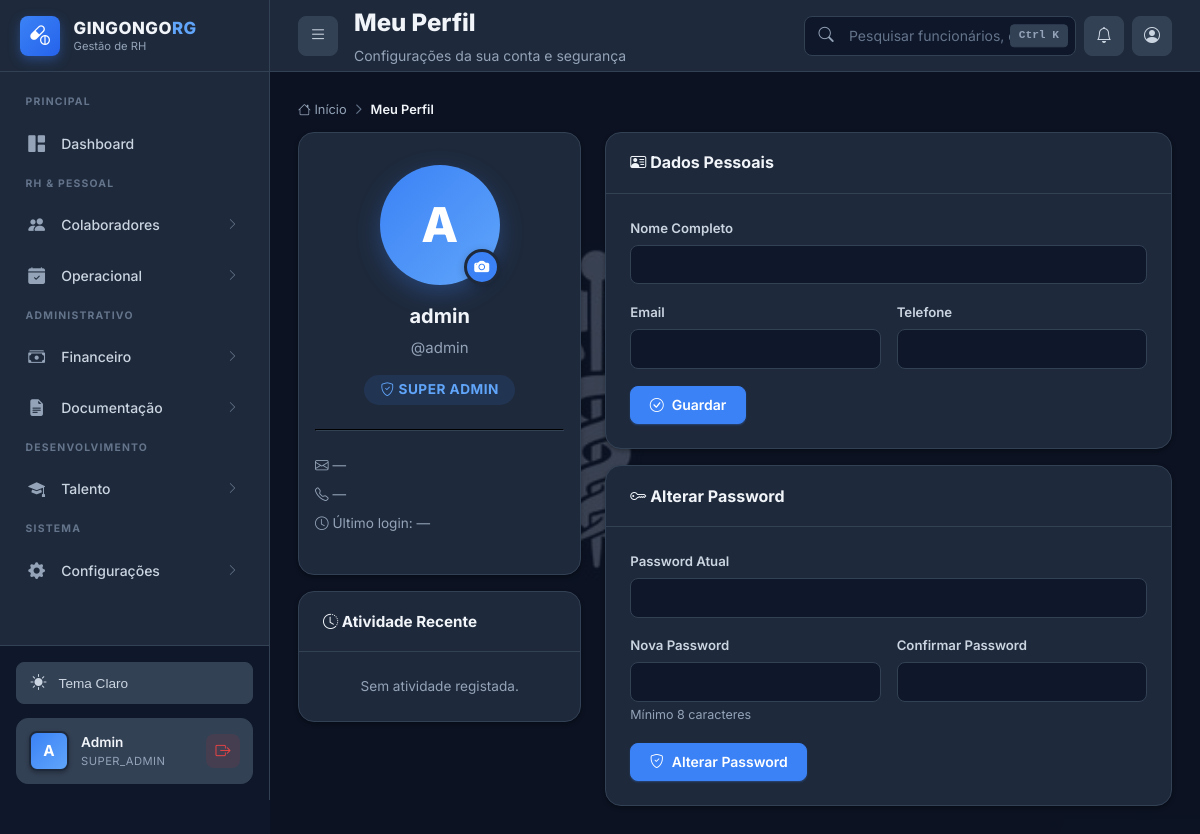
The page /perfil.php (signed in) on the database as committed earlier.
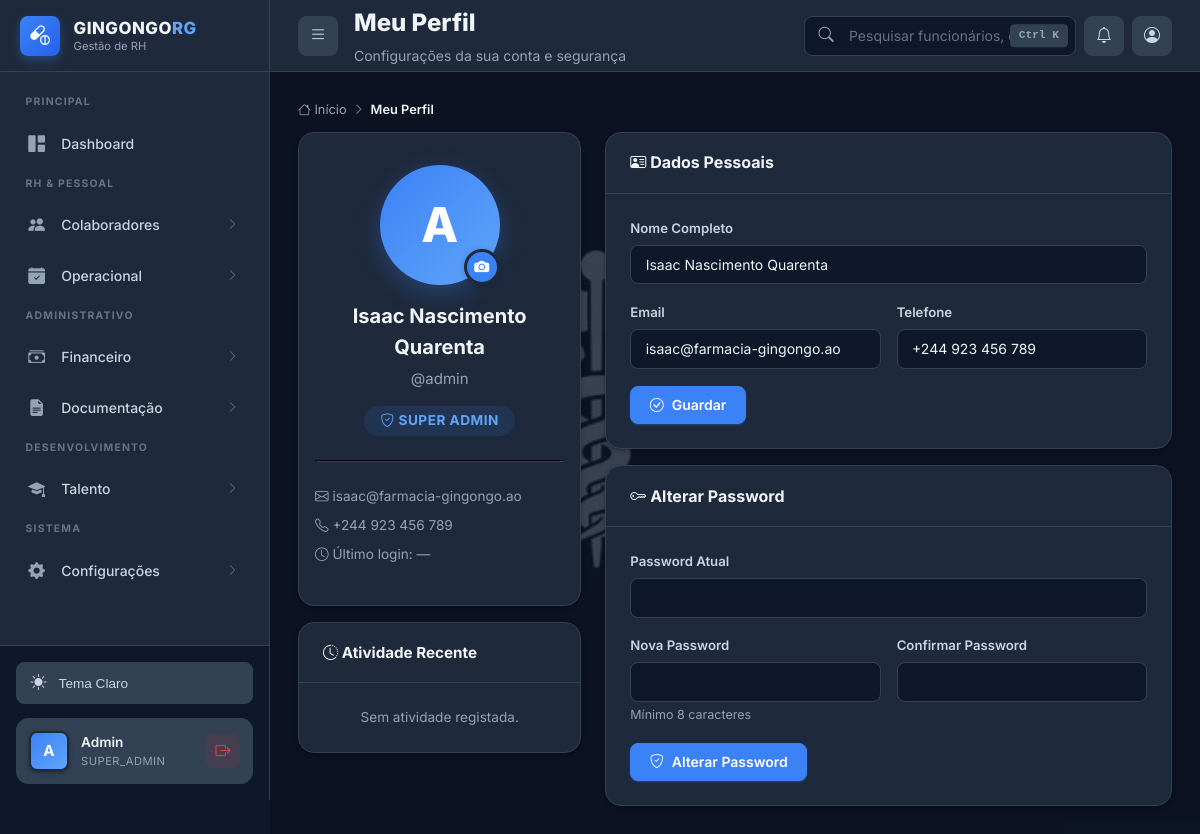
The same page on the database as committed later.
### tables this page shows
CREATE TABLE IF NOT EXISTS usuarios (
    id INT AUTO_INCREMENT PRIMARY KEY,
    username VARCHAR(50) NOT NULL UNIQUE,
    password_hash VARCHAR(255) NOT NULL,
    nome VARCHAR(200) NULL,
    email VARCHAR(100) NULL,
    foto VARCHAR(500) NULL,
    tipo_acesso ENUM('super_admin', 'admin', 'gestor_rh', 'funcionario_rh', 'lider_farmaceutico', 'funcionario') NOT NULL DEFAULT 'funcionario',
    ativo BOOLEAN DEFAULT TRUE,
    ultimo_login TIMESTAMP NULL,
    created_at TIMESTAMP DEFAULT CURRENT_TIMESTAMP,
    updated_at TIMESTAMP DEFAULT CURRENT_TIMESTAMP ON UPDATE CURRENT_TIMESTAMP,
    INDEX idx_username (username),
    INDEX idx_tipo_acesso (tipo_acesso),
    INDEX idx_ativo (ativo)
);

CREATE TABLE IF NOT EXISTS funcionarios (
    id INT AUTO_INCREMENT PRIMARY KEY,
    nome_completo VARCHAR(200) NOT NULL,
    bi VARCHAR(30) NOT NULL UNIQUE,
    data_nascimento DATE NOT NULL,
    sexo ENUM('M', 'F', 'Outro') NOT NULL,
    telefone VARCHAR(20),
    email VARCHAR(100),
    endereco TEXT,

     
    departamento_id INT NOT NULL,
    cargo_id INT NOT NULL,
    data_admissao DATE NOT NULL,
    data_demissao DATE NULL,
    tipo_contrato ENUM('Tempo_Indeterminado', 'Tempo_Determinado', 'Estagio', 'Temporario') DEFAULT 'Tempo_Indeterminado',
    status ENUM('ativo', 'ferias', 'afastado', 'demitido') DEFAULT 'ativo',

     
    salario_atual DECIMAL(10, 2) NOT NULL,
    banco VARCHAR(100),
    agencia VARCHAR(20),
    conta VARCHAR(30),
    iban VARCHAR(50) NULL,
    nif_angolano VARCHAR(20) NULL,
    foto VARCHAR(500) NULL,
    
     
    usuario_id INT NULL,
    
     
    created_at TIMESTAMP DEFAULT CURRENT_TIMESTAMP,
    updated_at TIMESTAMP DEFAULT CURRENT_TIMESTAMP ON UPDATE CURRENT_TIMESTAMP,
    
     
    FOREIGN KEY (departamento_id) REFERENCES departamentos(id) ON DELETE RESTRICT,
    FOREIGN KEY (cargo_id) REFERENCES cargos(id) ON DELETE RESTRICT,
    FOREIGN KEY (usuario_id) REFERENCES usuarios(id) ON DELETE SET NULL,
    
     
    INDEX idx_bi (bi),
    INDEX idx_nome (nome_completo),
    INDEX idx_status (status),
    INDEX idx_departamento (departamento_id),
    INDEX idx_cargo (cargo_id),
    INDEX idx_data_admissao (data_admissao)
);

### public/perfil.php (the view, shortened to what the changed rows need)
<?php
$auth = new Auth();
$auth->requireAuth();
$user_id = $auth->getUserId();
$db = Database::getInstance()->getConnection();
$user_data = $db->prepare("SELECT u.*, f.id as func_id, f.nome_completo, f.email as func_email, f.telefone, f.bi, f.data_nascimento, f.sexo, COALESCE(f.foto, u.foto) as foto
    FROM usuarios u LEFT JOIN funcionarios f ON u.id = f.usuario_id
    WHERE u.id = :id");
$user_data->execute([':id' => $user_id]);
$ud = $user_data->fetch();
$fotoUrl = !empty($ud['foto']) && file_exists(__DIR__ . '/' . $ud['foto'])
    ? $ud['foto'] . '?v=' . filemtime(__DIR__ . '/' . $ud['foto'])
    : null;
?>
<!DOCTYPE html>
<html lang="pt-AO">
<head>
    <link rel="stylesheet" href="https://cdn.jsdelivr.net/npm/bootstrap-icons@1.11.3/font/bootstrap-icons.min.css">
    <link rel="stylesheet" href="css/style-2026.css">
</head>
<body class="dashboard-body">
    <div class="app-wrapper">
        <?php include 'includes/sidebar.php'; ?>
        <div class="main-area" id="mainArea">
            <?php include 'includes/topbar.php'; ?>
            <div class="content-body">
                <div style="display: grid; grid-template-columns: 1fr 2fr; gap: 1.5rem;">
                    <div>
                        <div class="card">
                            <div class="card-body" style="text-align: center; padding: 2rem 1rem;">
                                <div class="profile-photo-wrap" style="position: relative; width: 120px; height: 120px; margin: 0 auto 1rem;">
                                    <?php if ($fotoUrl): ?>
                                        <img src="<?php echo htmlspecialchars($fotoUrl); ?>" alt="Foto de perfil" class="profile-photo" style="width: 120px; height: 120px; border-radius: 50%; object-fit: cover; border: 3px solid var(--primary-light); box-shadow: 0 8px 24px rgba(59,130,246,0.3);">
                                    <?php else: ?>
                                        <div style="width: 120px; height: 120px; border-radius: 50%; background: linear-gradient(135deg, var(--primary), var(--primary-light)); color: white; display: flex; align-items: center; justify-content: center; font-size: 3rem; font-weight: 800; box-shadow: 0 8px 24px rgba(59,130,246,0.3);">
                                            <?php echo strtoupper(substr($ud['username'] ?? 'U', 0, 1)); ?>
                                        </div>
                                    <?php endif; ?>
                                    <label for="foto-input" class="profile-photo-edit" title="Alterar foto" style="position: absolute; bottom: 0; right: 0; width: 36px; height: 36px; border-radius: 50%; background: var(--primary); color: white; display: flex; align-items: center; justify-content: center; cursor: pointer; border: 3px solid var(--bg-card); box-shadow: 0 2px 8px rgba(0,0,0,0.2); transition: var(--transition);">
                                        <i class="bi bi-camera-fill"></i>
                                    </label>
                                </div>
                                <h3 style="font-size: 1.25rem; font-weight: 700; margin: 0 0 0.25rem 0;"><?php echo htmlspecialchars($ud['nome_completo'] ?? $ud['username']); ?></h3>
                                <p style="color: var(--text-muted); margin: 0 0 1rem 0;">@<?php echo htmlspecialchars($ud['username']); ?></p>
                                <span class="badge badge-primary" style="font-size: 0.85rem; padding: 0.5rem 1rem;">
                                    <i class="bi bi-shield-check"></i> <?php echo htmlspecialchars(ucfirst(str_replace('_', ' ', $ud['tipo_acesso']))); ?>
                                </span>
                                <hr style="border-color: var(--border-color); margin: 1.5rem 0;">
                                <div style="text-align: left;">
                                    <p style="font-size: 0.85rem; color: var(--text-muted); margin: 0.5rem 0;">
                                        <i class="bi bi-envelope"></i> <?php echo htmlspecialchars($ud['func_email'] ?? '—'); ?>
                                    </p>
                                    <p style="font-size: 0.85rem; color: var(--text-muted); margin: 0.5rem 0;">
                                        <i class="bi bi-telephone"></i> <?php echo htmlspecialchars($ud['telefone'] ?? '—'); ?>
                                    </p>
                                    <p style="font-size: 0.85rem; color: var(--text-muted); margin: 0.5rem 0;">
                                        <i class="bi bi-clock"></i> Último login: <?php echo $ud['ultimo_login'] ? date('d/m/Y H:i', strtotime($ud['ultimo_login'])) : '—'; ?>
                                    </p>
                                </div>
                            </div>
                        </div>
                    </div>
                    <div>
                        <div class="card mb-3">
                            <div class="card-body">
                                <form method="POST" action="?action=update_info">
                                    <div class="form-group">
                                        <label class="form-label">Nome Completo</label>
                                        <input type="text" name="nome_completo" class="form-control" value="<?php echo htmlspecialchars($ud['nome_completo'] ?? ''); ?>">
                                    </div>
                                    <div class="form-grid" style="display: grid; grid-template-columns: 1fr 1fr; gap: 1rem;">
                                        <div class="form-group">
                                            <label class="form-label">Email</label>
                                            <input type="email" name="func_email" class="form-control" value="<?php echo htmlspecialchars($ud['func_email'] ?? ''); ?>">
                                        </div>
                                        <div class="form-group">
                                            <label class="form-label">Telefone</label>
                                            <input type="text" name="telefone" class="form-control" value="<?php echo htmlspecialchars($ud['telefone'] ?? ''); ?>">
                                        </div>
                                    </div>
                                </form>
                            </div>
                        </div>
                    </div>
                </div>
            </div>
        </div>
    </div>
</body>
</html>

### public/includes/sidebar.php (shortened to what the changed rows need)
<?php
if (!isset($user)) {
    if (isset($_SESSION['username'])) {
        $user = [
            'username' => $_SESSION['username'],
            'role' => $_SESSION['tipo_acesso'] ?? 'funcionario',
            'id' => $_SESSION['user_id'] ?? null
        ];
    } else {
        $user = [
            'username' => 'Visitante',
            'role' => 'funcionario',
            'id' => null
        ];
    }
}
?>
<aside class="sidebar" id="sidebar">
    <div class="sidebar-footer">
        <div class="user-card">
            <div class="user-avatar">
                <?php echo strtoupper(substr($user['username'], 0, 1)); ?>
            </div>
            <div class="user-info">
                <div class="user-name"><?php echo htmlspecialchars(ucfirst($user['username'])); ?></div>
                <div class="user-role"><?php echo htmlspecialchars($user['role']); ?></div>
            </div>
            <a href="logout.php" class="user-logout" title="Sair">
                <i class="bi bi-box-arrow-right"></i>
            </a>
        </div>
    </div>
</aside>

Rows that differ between the two databases and show on the page:
no longer on this page (row unchanged): usuarios: username "A", username "Admin", tipo_acesso "SUPER_ADMIN", username "admin", tipo_acesso "SUPER ADMIN"
now on this page (row edited): funcionarios: usuario.username "A", usuario.username "Admin", usuario.tipo_acesso "SUPER_ADMIN", nome_completo "Isaac Nascimento Quarenta", usuario.username "admin", usuario.tipo_acesso "SUPER ADMIN", email "isaac@farmacia-gingongo.ao", telefone "+244 923 456 789", func_email "isaac@farmacia-gingongo.ao"
Other text that changed with them:
$ud['func_email']: "—" → (not shown)
$ud['telefone']: "—" → (not shown)
